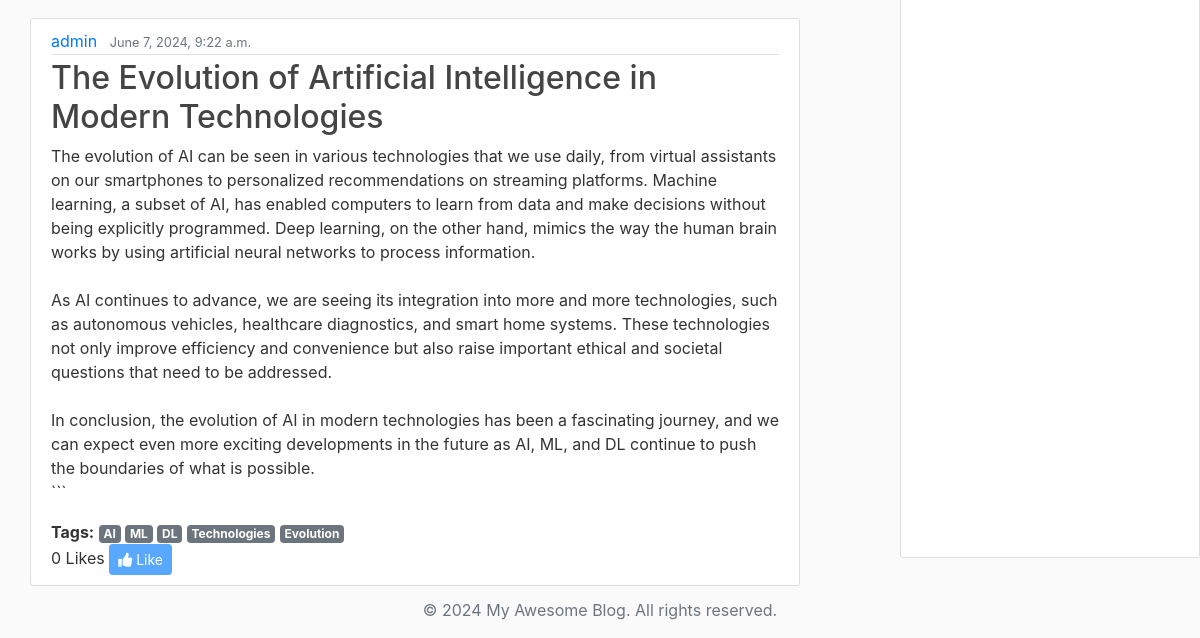
/ (lower part), run on an earlier commit of the app's database.
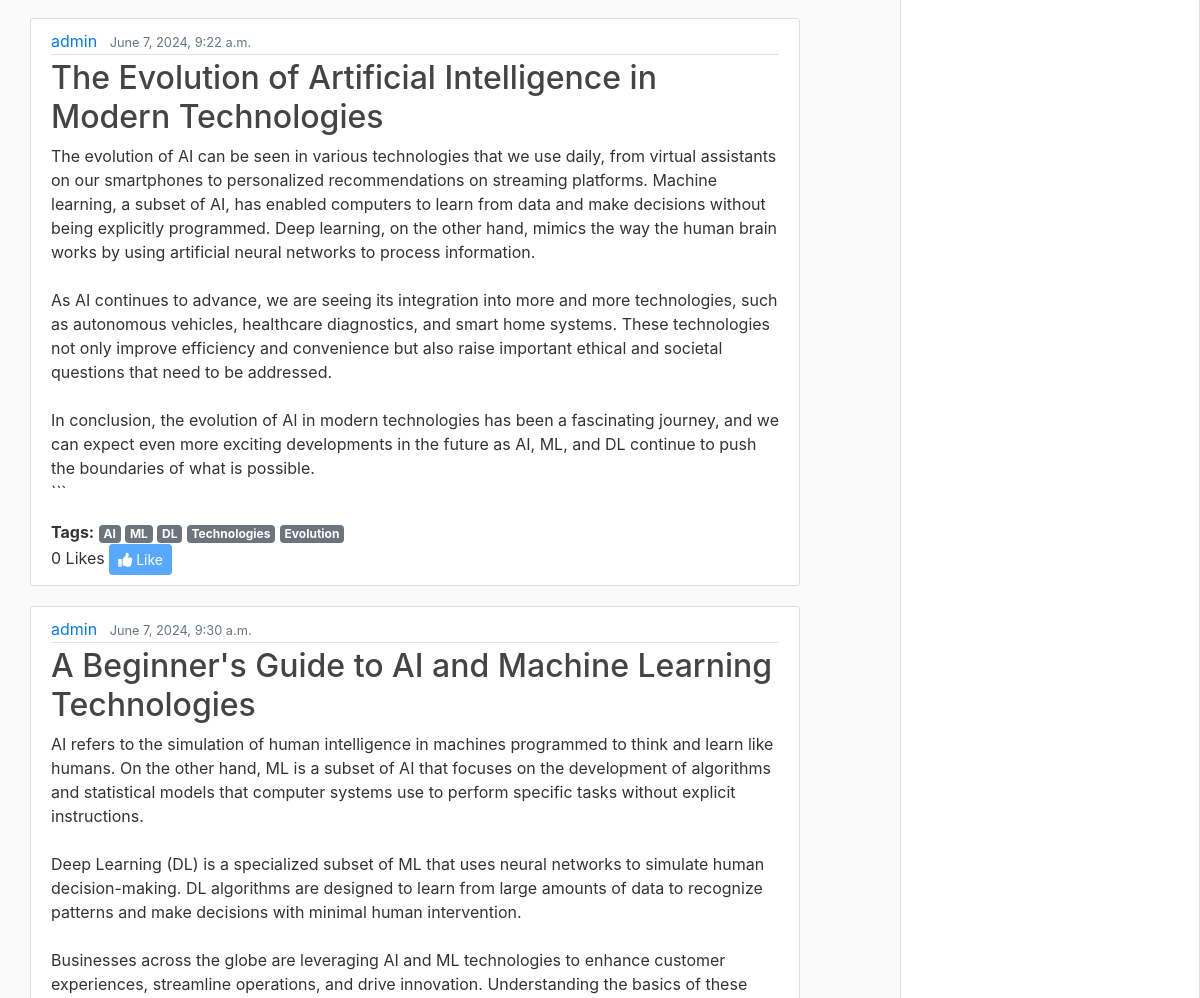
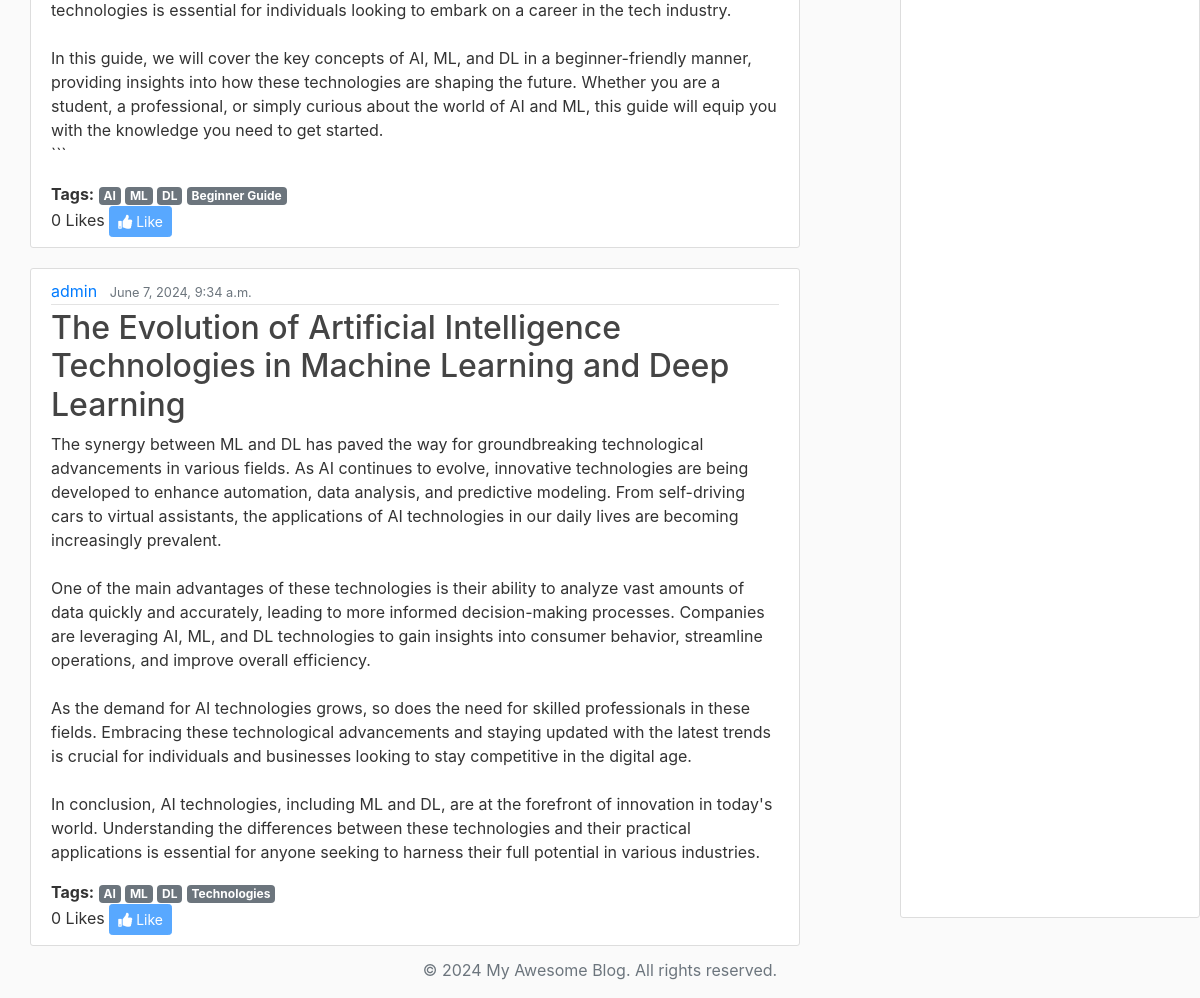
And on a later commit of the database (2 pictures, top to bottom).
### blog/models.py (models this page shows, shortened)
class Post(models.Model):
    title = models.CharField(max_length=100)
    tags = models.ManyToManyField(Tag, related_name='posts', blank=True)
    content = models.TextField()
    date_posted = models.DateTimeField(default=timezone.now)
    author = models.ForeignKey(User, on_delete=models.CASCADE)
    liked_by = models.ManyToManyField(User, related_name='liked_posts', blank=True)

class Tag(models.Model):
    name = models.CharField(max_length=30, unique=True)

### blog/views.py (the view)
# urls.py: path('', views.home, name='blog-home'),
def home(request):
    posts = Post.objects.all()
    for post in posts:
        post.author_display = (
            f"{post.author.first_name} {post.author.last_name}"
            if post.author.first_name and post.author.last_name
            else post.author.username
        )
    context = {'posts': posts}
    return render(request, 'blog/home.html', context)

### blog/templates/blog/home.html (shortened to what this page needs)
{% extends "blog/base.html" %}
{% block content %}
    {% for post in posts %}
        <article class="media content-section">
          <div class="media-body">
            <div class="article-metadata">
              <a class="mr-2" href="{% url 'user-posts' post.author.id %}">
                {% if post.author.first_name and post.author.last_name %}
                  {{ post.author.first_name }} {{ post.author.last_name }}
                {% else %}
                  {{ post.author.username }}
                {% endif %}
              </a>
              <small class="text-muted">{{ post.date_posted }}</small>
            </div>
            <h2><a class="article-title" href="{% url 'post-detail' post.id %}">{{ post.title }}</a></h2>
            <p class="article-content">{{ post.content }}</p>
            <div class="post-tags">
              <strong>Tags:</strong>
              {% for tag in post.tags.all %}
                  <a href="{% url 'tagged-posts' tag.name|urlencode %}" class="badge badge-secondary" style="color: white;">
                      {{ tag.name }}
                  </a>
              {% endfor %}
            </div>
            <div class="like-section">
              <span id="like-count-{{ post.id }}">{{ post.liked_by.count }} Likes</span>
              {% if user.is_authenticated %}
                <button class="btn btn-primary btn-sm like-button" data-post-id="{{ post.id }}">
                  {% if user in post.liked_by.all %}
                    <i class="fas fa-thumbs-down"></i> Dislike
                  {% else %}
                    <i class="fas fa-thumbs-up"></i> Like
                  {% endif %}
                </button>
              {% else %}
                <button class="btn btn-primary btn-sm" disabled><i class="fas fa-thumbs-up"></i> Like</button>
              {% endif %}
            </div>
          </div>
        </article>
    {% endfor %}
{% endblock content %}

What changed in the data, as far as the page shows it:
added Post: author.username "admin", date_posted "June 7, 2024, 9:30 a.m.", title "A Beginner's Guide to AI and Machine Learning Technologies", content "AI refers to the simulation of human intelligence in machines programmed to think and learn like humans. On the other hand, ML is a subset of AI that focuses on the development of algorithms and statistical models that computer systems use to perform specific tasks without explicit instructions. Deep Learning (DL) is a specialized subset of ML that uses neural networks to simulate human decision-making. DL algorithms are designed to learn from large amounts of data to recognize patterns and make decisions with minimal human intervention. Businesses across the globe are leveraging AI and ML technologies to enhance customer experiences, streamline operations, and drive innovation.…", liked_by.count "0", Tag (name "AI"), Tag (name "ML"), Tag (name "DL")
added Tag: name "Beginner Guide", shown under "admin"
added Post: author.username "admin", date_posted "June 7, 2024, 9:34 a.m.", title "The Evolution of Artificial Intelligence Technologies in Machine Learning and Deep Learning", content "The synergy between ML and DL has paved the way for groundbreaking technological advancements in various fields. As AI continues to evolve, innovative technologies are being developed to enhance automation, data analysis, and predictive modeling. From self-driving cars to virtual assistants, the applications of AI technologies in our daily lives are becoming increasingly prevalent. One of the main advantages of these technologies is their ability to analyze vast amounts of data quickly and accurately, leading to more informed decision-making processes. Companies are leveraging AI, ML, and DL technologies to gain insights into consumer behavior, streamline operations, and improve overall…", liked_by.count "0", Tag (name "AI"), Tag (name "ML"), Tag (name "DL"), Tag (name "Technologies")
